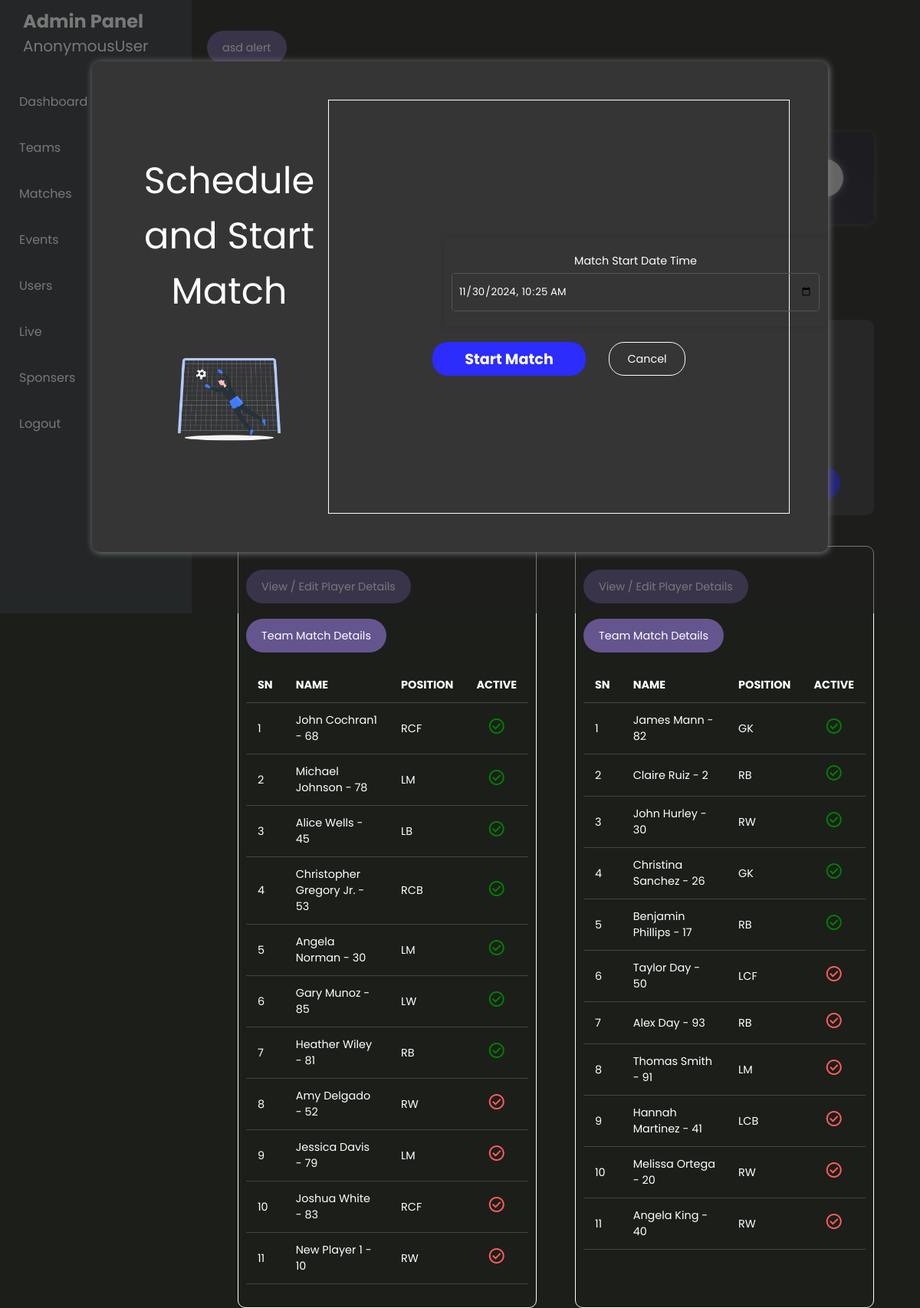
/match/1/, run on the app's committed database.
### matchApp/models.py (models this page shows, shortened)
class MatchTimeManager(models.Model):
    match = models.OneToOneField(Match, on_delete=models.CASCADE, related_name='time_manager')
    start_time = models.DateTimeField(null=True, blank=True, help_text="The time the match started.")
    half_time_interval = models.DurationField(default=timedelta(minutes=15), help_text="The interval duration at halftime.")
    extra_time_first_half = models.DurationField(default=timedelta(0))
    extra_time_full_time = models.DurationField(default=timedelta(0))
    full_time_duration = models.DurationField(default=timedelta(minutes=90), help_text="Regular full-time duration of the match.")
    match_ended = models.BooleanField(default=False, help_text="Indicates whether the match has ended.")

### sportsApp/models.py (models this page shows, shortened)
class Player(models.Model):
    team = models.ForeignKey('Team', on_delete=models.CASCADE)
    name = models.CharField(max_length=50)
    jersey_no = models.PositiveIntegerField()
    age = models.PositiveIntegerField()
    email = models.EmailField(max_length=100,blank=True,null=True)
    phone = models.CharField(max_length=10,blank=True,null=True)
    weight = models.PositiveIntegerField(blank=True,null=True)
    is_active = models.BooleanField(default=False)
    profile_image = models.ImageField(upload_to='images/teams/', blank=True, null=True)
    height = models.PositiveIntegerField(blank=True,null=True)
    blood_group = models.CharField(max_length=25, choices=constants.BLOOD_GROUPS.choices)
    address = models.TextField(blank=True,null=True)
    designation = models.CharField(max_length=100, choices=constants.PLAYER_POSITION.choices, blank=True, null=True)
    created_at = models.DateTimeField(auto_now_add=True,blank=True,null=True)
    updated_at = models.DateTimeField(auto_now=True,blank=True,null=True)

### matchApp/views.py (the view)
# urls.py: path("<int:match_id>/",views.match_view,name='match-profile'),
def match_view(request,match_id):
    match = get_object_or_404(Match,pk=match_id)
    event = get_object_or_404(Event,pk=match.event.id)
    time_manager, created = MatchTimeManager.objects.get_or_create(match=match)
    timeManagerForm = MatchTimeManagerForm(instance=time_manager)
    players1 = Player.objects.filter(team=match.team1.team).order_by('-is_active')
    players2 = Player.objects.filter(team=match.team2.team).order_by('-is_active')
    details = {}
    if match.status == 'Running':
        details['match_status'] = 'Match is Running'
    elif match.status == 'Initiated':
        details['match_status'] = 'Match Has Not Started'
    return render(request,'matches/match_view.html',{'event':event,'match':match,'time_form':timeManagerForm,'player1':players1,'player2':players2})

### matchApp/forms.py
class MatchTimeManagerForm(forms.ModelForm):
    class Meta:
        model = MatchTimeManager
        fields = [
            'match',
            'start_time',
            'half_time_interval',
            'extra_time_first_half',
            'extra_time_full_time',
            'full_time_duration',
            'match_ended'
        ]
        widgets = {
            'start_time': forms.DateTimeInput(attrs={'type': 'datetime-local'}),
            'half_time_interval': forms.TimeInput(attrs={'type': 'time'}),
            'extra_time_first_half': forms.TimeInput(attrs={'type': 'time'}),
            'extra_time_full_time': forms.TimeInput(attrs={'type': 'time'}),
            'full_time_duration': forms.TimeInput(attrs={'type': 'time'}),
        }
    def __init__(self, *args, **kwargs):
        instance = kwargs.get('instance')
        if instance and instance.start_time is None and instance.match.match_date and instance.match.match_time:
            instance.start_time = datetime.combine(instance.match.match_date, instance.match.match_time)
        super().__init__(*args, **kwargs)

### sportsApp/templates/matches/match_view.html (shortened to what this page needs)
{% extends 'event/event_index.html' %}
{%block content%}
    {% include 'matches/match_schedular.html' %}
    <div class="main_page_container match_page">
        <div class="event_description">
            <h2  class="txt-center">Event - {{event.title}}</h2>
        </div>
        <div class="match_vs_box">
            <div class="vs_box">
                <p class="vs_text">Vs</p>
            </div>
            <div class="team team1">
                <div class="detail">
                    <div class="avatar">
                    </div>
                    <p>{{match.team1.team.name}}</p>
                </div>
                <div class="score">0</div>
            </div>
            <div class="team team2">
                <div class="score right">0</div>
                <div class="detail">
                    <p>{{match.team2.team.name}}</p>
                <div class="avatar">
                </div>
                </div>
            </div>
        </div>
        {% if match.schedule %}
        <div class="timer-container">
            <p>Match Start After</p>
            <div id="timer" class="timer_box timer">{{ match.match_date|date:"Y-m-d" }} {{match.match_time|date:"H:i:s"}}</div>
        </div>
        {% endif %}
        <div class="match_details">
            <div class="holder">
                <p>
                    Match Status - <span class="event_status {{match.status}}">{{match.status}}</span>
                    </p>
            </div>
            <div class="holder">
                    <p>Match on {{match.match_date}} at {{match.match_time}}</p>
            </div>
            <div class="holder">
                <p>{{event.province.name}}, {{event.district.name}} , {{event.municipality.name}} {{event.area}} {{match.address}}                 {% if match.is_address_default %}
                    <p>Match Location is {{event.area}}</p>
                    {% else %}
                    <p>Match area - {{match.place}}</p>
                    {% endif %}</p>
            </div>
            <div class="holder">
                    <p>Match Duration : {{event.match_duration}} </p>
            </div>
            <a href="{% url 'edit-match-admin' match.id %}"><button class="global_btn">Schedule / Edit Match Details</button></a>
            <a href="{% url 'edit-event' event.id %}?focus=id_match_duration"><button class="global_btn outline">Edit Match Duration</button></a>
            <a  href="{% url 'match-simulate' match.id %}" target="_blank"><button class="global_btn success">Run this Match</button></a>
            <button class="global_btn secondary">View Match Details</button>
        </div>
        <div class="player_details">
            <div class="team">
                <a href="{% url 'team-players' match.team1.team.id %}"><button class="global_btn">View / Edit Player Details</button></a>
                <a href="{% url 'team-players' match.team1.team.id %}"><button class="global_btn">Team Match Details</button></a>
                <table class="responsive-table">
                    <thead>
                        <tr>
                            <th>SN</th>
                            <th>NAME</th>
                            <th>POSITION</th>
                            <th>ACTIVE</th>
                        </tr>
                    </thead>
                    <tbody>
                        {% for player in player1 %}
                        <tr>
                            <td>{{ forloop.counter }}</td>
                            <td>{{player.name}} - {{player.jersey_no}}</td>
                            <td>{{player.designation}}</td>
                            <td style="text-align: center;">
                                <span class="verification {% if player.is_active %}verified{% endif %} material-symbols-outlined">
                                    </span>
                            </td>
                        </tr>
                        {% endfor%}
                    </tbody>
                </table>
            </div>
            <div class="team">
                <a href="{% url 'team-players' match.team2.team.id %}"><button class="global_btn">View / Edit Player Details</button></a>
                <a href="{% url 'team-players' match.team1.team.id %}"><button class="global_btn">Team Match Details</button></a>
                <table class="responsive-table">
                    <thead>
                        <tr>
                            <th>SN</th>
                            <th>NAME</th>
                            <th>POSITION</th>
                            <th>ACTIVE</th>
                        </tr>
                    </thead>
                    <tbody>
                        {% for player in player2 %}
                        <tr>
                            <td>{{ forloop.counter }}</td>
                            <td>{{player.name}} - {{player.jersey_no}}</td>
                            <td>{{player.designation}}</td>
                            <td style="text-align: center;">
                                <span class="verification {% if player.is_active %}verified{% endif %} material-symbols-outlined">
                                    </span>
                            </td>
                        </tr>
                        {% endfor%}
                    </tbody>
                </table>
            </div>
        </div>
    </div>
{% endblock content %}

### sportsApp/templates/event/event_index.html (shortened to what this page needs)
<!DOCTYPE html>
{% load static %}
<html lang="en">
<head>
    <link rel="stylesheet" type="text/css" href="{% static 'styles/main.css' %}">
</head>
<body>
    <div class="wrapper">
        <div class="sidebar" id="sidebar">
            <div class="sidebar-header">
              <h1>Admin Panel</h1>
              <p>{{request.user}}</p>
            </div>
            <ul class="sidebar-list">
              <li><a href="#" class="sidebar-item">Dashboard</a></li>
              <li id="dropdown-content">
                <a href="#" class="sidebar-item" id="team-dropdown-toggle">
                  Teams
                </a>
              </li>
              <li><a href="{% url 'match' %}" class="sidebar-item">Matches</a></li>
              <li><a href="{% url 'event' %}" class="sidebar-item">Events</a></li>
              <li><a href="#" class="sidebar-item">Users</a></li>
              <li><a href="#" class="sidebar-item">Live</a></li>
              <li><a href="#" class="sidebar-item">Sponsers</a></li>
              <li><a href="#" class="sidebar-item">Logout</a></li>
            </ul>
          </div>
        <div class="content">
            {% block content %}
            {% endblock content %}
        </div>
</div>
</body>
</html>

### sportsApp/templates/matches/match_schedular.html (shortened to what this page needs)
{% load static %}
<button class="global_btn" onclick="handleOpenGoalAlert()">asd alert</button>
<form class="custom_alert_box goal_alert_box dialog-overlay show"  id="goal-alert-box" onsubmit="addGoalFromForm(event)">
    <div class="size_manager dialog goal_alert">
        <div class="side side1">
            <h1 class="top_header txt-center">Schedule and Start Match</h1>
        <div class="icon_box">
            <img class="_img" src="{% static 'images/footbg.png' %}" alt="">
        </div>
        </div>
          <div class="side side2 schedule_match">
       <div class="basic-form">
        <div class="form-container">
           <div class="form-control">
            <label for="id_start_time">Match Start Date Time</label>
            {{time_form.start_time}}
           </div>
        </div>
       </div>
        <div class="button_box">
            <button class="global_btn secondary goal">Start Match</button>
            <button class="global_btn outline" onclick="handleCloseAlerts()" type="button">Cancel</button>
        </div>
          </div>
    </div>
  </form>

### data on the page
MatchTimeManager: start_time "11/30/2024 10:25"
Player: name "John Cochran1", jersey_no "68", designation "RCF", is_active True (drawn)
Player: name "Michael Johnson", jersey_no "78", designation "LM", is_active True (drawn)
Player: name "Alice Wells", jersey_no "45", designation "LB", is_active True (drawn)
Player: name "Christopher Gregory Jr.", jersey_no "53", designation "RCB", is_active True (drawn)
Player: name "Angela Norman", jersey_no "30", designation "LM", is_active True (drawn)
Player: name "Gary Munoz", jersey_no "85", designation "LW", is_active True (drawn)
Player: name "Heather Wiley", jersey_no "81", designation "RB", is_active True (drawn)
Player: name "Amy Delgado", jersey_no "52", designation "RW", is_active False (drawn)
Player: name "Jessica Davis", jersey_no "79", designation "LM", is_active False (drawn)
Player: name "Joshua White", jersey_no "83", designation "RCF", is_active False (drawn)
Player: name "New Player 1", jersey_no "10", designation "RW", is_active False (drawn)
Player: name "James Mann", jersey_no "82", designation "GK", is_active True (drawn)
Player: name "Claire Ruiz", jersey_no "2", designation "RB", is_active True (drawn)
Player: name "John Hurley", jersey_no "30", designation "RW", is_active True (drawn)
Player: name "Christina Sanchez", jersey_no "26", designation "GK", is_active True (drawn)
Player: name "Benjamin Phillips", jersey_no "17", designation "RB", is_active True (drawn)
Player: name "Taylor Day", jersey_no "50", designation "LCF", is_active False (drawn)
Player: name "Alex Day", jersey_no "93", designation "RB", is_active False (drawn)
Player: name "Thomas Smith", jersey_no "91", designation "LM", is_active False (drawn)
Player: name "Hannah Martinez", jersey_no "41", designation "LCB", is_active False (drawn)
Player: name "Melissa Ortega", jersey_no "20", designation "RW", is_active False (drawn)
Player: name "Angela King", jersey_no "40", designation "RW", is_active False (drawn)

### other printed values
{{ request.user }} "AnonymousUser"
